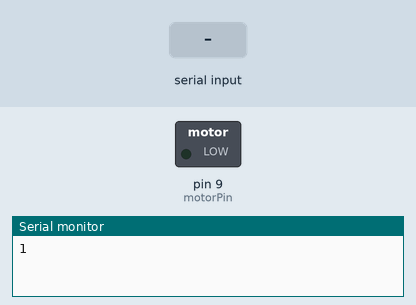
The sketch below on a simulated Arduino Uno, built with avr-gcc and run on an emulated ATmega328P. Parts: switched loads named in the sketch (green lamp = pin HIGH), the last lines printed to the serial monitor. Inputs (shaded band) come from the test bench.

Above: at 1.2 s.
1.3 s: "90,45\n" received over Serial
At 2.1 s:
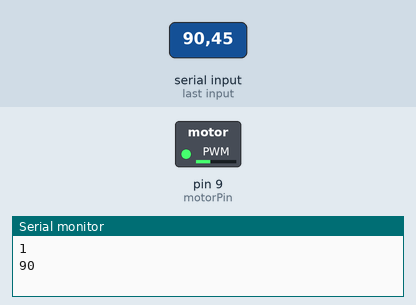
2.8 s: "30,150\n" received over Serial
At 3.3 s:
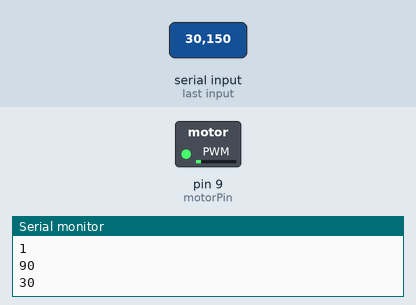
4.3 s: "200\n" received over Serial
At 5.5 s:
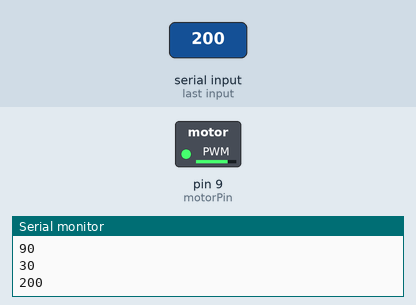
5.8 s: "90\n" received over Serial
At 6.8 s:
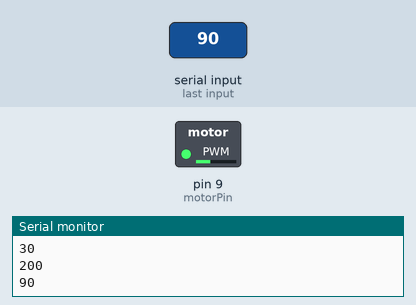
Timing chart, 0 to 8.3 s (numbered marks = the images above; inputs shaded):
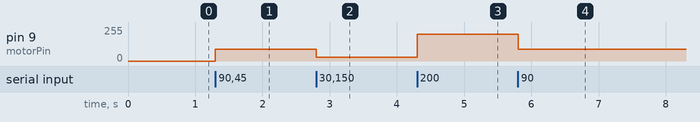

The sketch:

DC_Motor_Arduino.ino
```cpp
#include <PWM.h>

int motorPin=9;
int x=75; //initial value of variable
int32_t frequency = 900;

void setup()
{
  //initialize all timers except for 0, to save time keeping functions
  InitTimersSafe();
  Serial.begin(115200);
  Serial.setTimeout(1);

  //sets the frequency for the specified pin
  bool success = SetPinFrequencySafe(motorPin, frequency);
  Serial.println(success);

}


void loop(){
  while (!Serial.available());
  x = Serial.readString().toInt();
  Serial.println(x);
  pwmWrite(motorPin, x);}


 /*
  pwmWrite(motorPin, x);
  Serial.println(x);
  delay(500);}

 */

 /*

  while (!Serial.available());
  x = Serial.readString().toInt();
  Serial.println(x);
  pwmWrite(motorPin, x);}

*/
  /*
 for (int i = 60; i < 90; i++){
   pwmWrite(motorPin, i);
   delay(1000);
   Serial.println(i);}}
   /*Serial.println("Starting running");
   pwmWrite(motorPin, x);
   delay(500);
   */

/*
int motorPin=9;
int x=0; //initial value of variable

void setup(){
  pinMode (motorPin, OUTPUT); //setting pin to be output
  Serial.begin(115200);
  Serial.setTimeout(1);
}

void loop(){
  while (!Serial.available());
  x = Serial.readString().toInt();
  Serial.println(x);
  analogWrite(motorPin, x);


}
*/
```

Measured:
- after the input at 1.3 s, pin 9 (motorPin): 0/255 → 90/255 at once
- after the input at 2.8 s, pin 9 (motorPin): 90/255 → 30/255 at once
- after the input at 4.3 s, pin 9 (motorPin): 30/255 → 200/255 at once
- after the input at 5.8 s, pin 9 (motorPin): 200/255 → 90/255 at once
